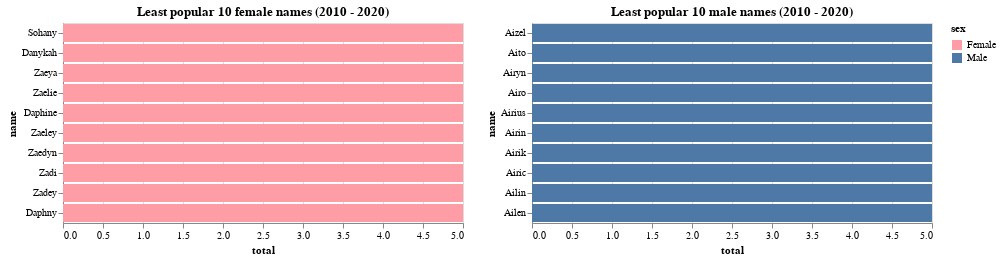

The notebook cell this image was saved under:
### Markdown cell above
### Which names are unpopular?

I'm also interested in what are the least popular names. "Least popular" is a bit of a misnomer since the dataset includes the top 1000 popular datasets by design.

### Code cell
multiColBarChart(data, x_field='total', y_field='name', color_field='sex', grp_field='sex', limit=name_limit, ascending=True)

### Figure 1 — Vega-Lite specification as saved in the notebook (floating-point values rounded to 4 significant figures)
{"config": {"view": {"continuousWidth": 400, "continuousHeight": 300}}, "hconcat": [{"data": {"name": "data-c43e21dc42c3bd063eb5e7c11f460988"}, "mark": "bar", "encoding": {"color": {"field": "sex", "scale": {"domain": ["Female", "Male"], "range": ["#ff9da7", "#4e79a7"]}, "type": "nominal"}, "x": {"field": "total", "type": "quantitative"}, "y": {"field": "name", "sort": ["Sohany", "Danykah", "Zaeya", "Zaelie", "Daphine", "Zaeley", "Zaedyn", "Zadi", "Zadey", "Daphny"], "type": "nominal"}}, "title": "Least popular 10 female names (2010 - 2020)"}, {"data": {"name": "data-e0a4537f24f1a78df9d27eb7de34df40"}, "mark": "bar", "encoding": {"color": {"field": "sex", "scale": {"domain": ["Female", "Male"], "range": ["#ff9da7", "#4e79a7"]}, "type": "nominal"}, "x": {"field": "total", "type": "quantitative"}, "y": {"field": "name", "sort": ["Aizel", "Aito", "Airyn", "Airo", "Airius", "Airin", "Airik", "Airic", "Ailin", "Ailen"], "type": "nominal"}}, "title": "Least popular 10 male names (2010 - 2020)"}], "$schema": "https://vega.github.io/schema/vega-lite/v4.17.0.json", "datasets": {"data-c43e21dc42c3bd063eb5e7c11f460988": [{"sex": "Female", "name": "Sohany", "total": 5}, {"sex": "Female", "name": "Danykah", "total": 5}, {"sex": "Female", "name": "Zaeya", "total": 5}, {"sex": "Female", "name": "Zaelie", "total": 5}, {"sex": "Female", "name": "Daphine", "total": 5}, {"sex": "Female", "name": "Zaeley", "total": 5}, {"sex": "Female", "name": "Zaedyn", "total": 5}, {"sex": "Female", "name": "Zadi", "total": 5}, {"sex": "Female", "name": "Zadey", "total": 5}, {"sex": "Female", "name": "Daphny", "total": 5}], "data-e0a4537f24f1a78df9d27eb7de34df40": [{"sex": "Male", "name": "Aizel", "total": 5}, {"sex": "Male", "name": "Aito", "total": 5}, {"sex": "Male", "name": "Airyn", "total": 5}, {"sex": "Male", "name": "Airo", "total": 5}, {"sex": "Male", "name": "Airius", "total": 5}, {"sex": "Male", "name": "Airin", "total": 5}, {"sex": "Male", "name": "Airik", "total": 5}, {"sex": "Male", "name": "Airic", "total": 5}, {"sex": "Male", "name": "Ailin", "total": 5}, {"sex": "Male", "name": "Ailen", "total": 5}]}}
